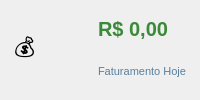
         <widget class="QFrame" name="cardFaturamento">
          <property name="minimumHeight"><number>62</number></property><property name="maximumHeight"><number>66</number></property>
          <property name="styleSheet"><string notr="true">QFrame#cardFaturamento{background-color:#ffffff;border:1px solid #a8c4d8;border-radius:6px;}</string></property>
          <layout class="QHBoxLayout" name="cardFatHL"><property name="leftMargin"><number>14</number></property><property name="topMargin"><number>8</number></property><property name="rightMargin"><number>14</number></property><property name="bottomMargin"><number>8</number></property>
           <item><widget class="QLabel" name="lblIconFat"><property name="text"><string>&#128176;</string></property><property name="styleSheet"><string notr="true">font-size:22px;</string></property></widget></item>
           <item><layout class="QVBoxLayout"><property name="spacing"><number>0</number></property>
            <item><widget class="QLabel" name="lblFaturamentoValor"><property name="text"><string>R$ 0,00</string></property><property name="styleSheet"><string notr="true">font-size:20px;font-weight:bold;color:#3a8a3a;</string></property></widget></item>
            <item><widget class="QLabel" name="lblFaturamentoLabel"><property name="text"><string>Faturamento Hoje</string></property><property name="styleSheet"><string notr="true">font-size:11px;color:#5580a0;</string></property></widget></item>
           </layout></item>
          </layout>
         </widget>
